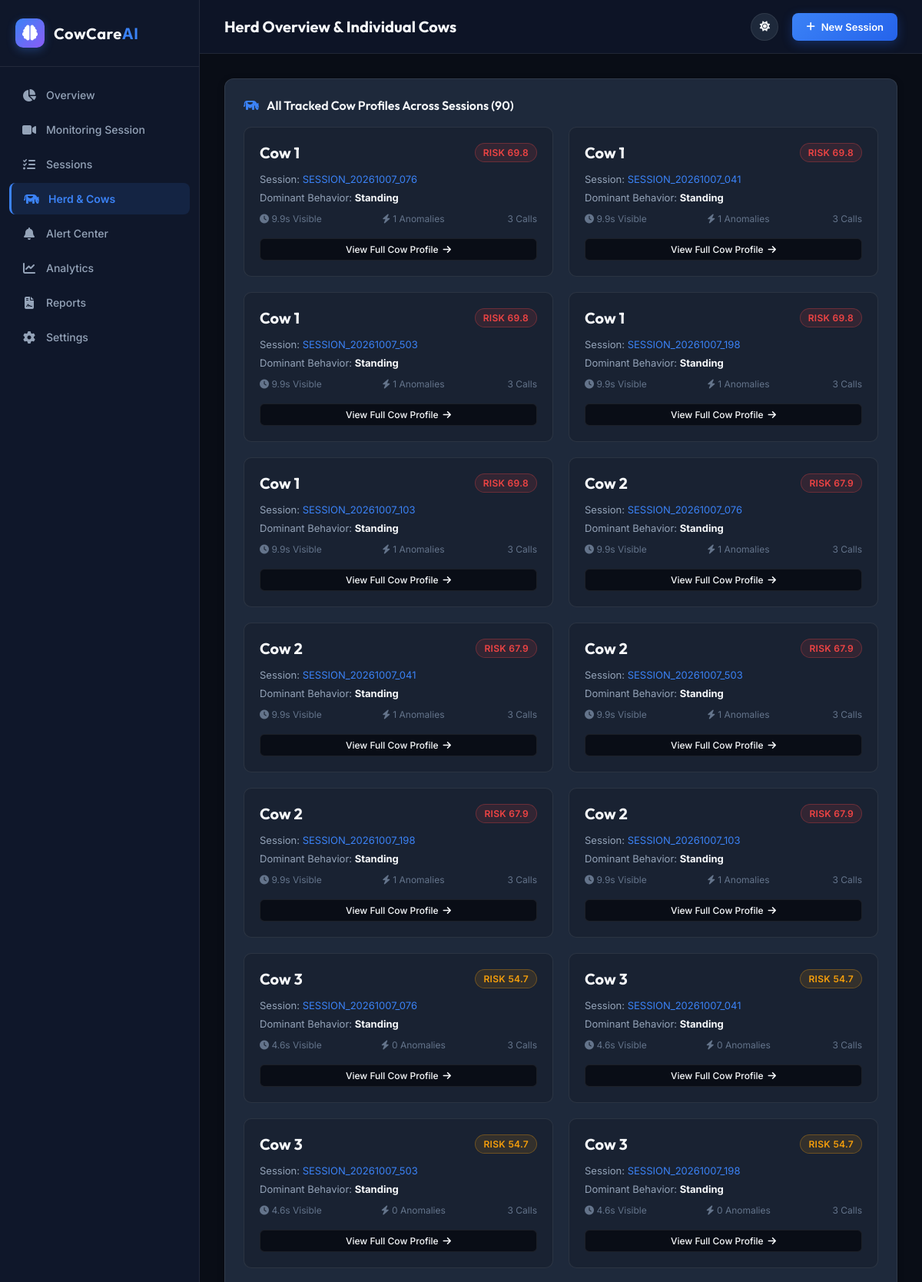
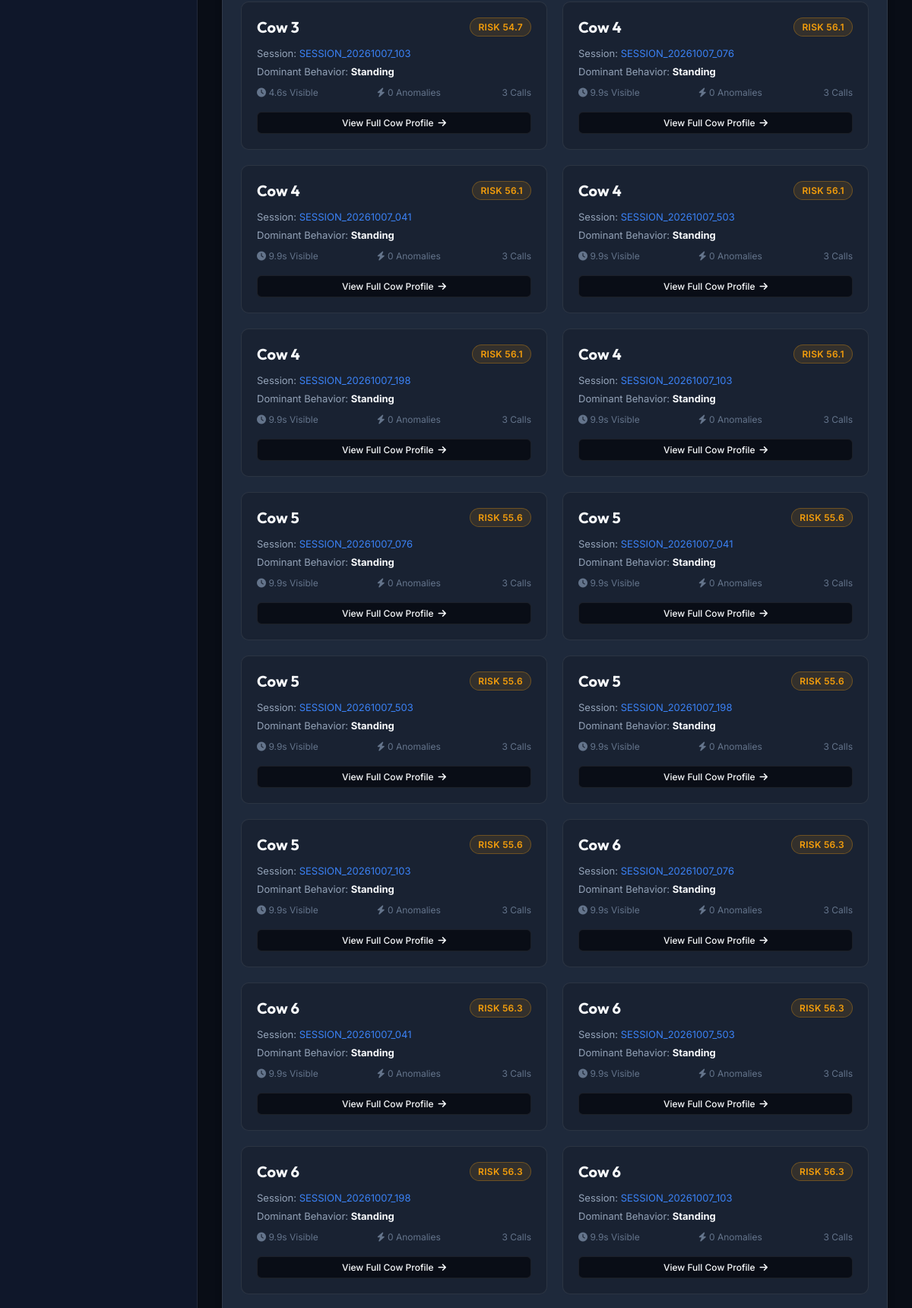
/cows (signed in, upper part), run on the app's committed database (2 pictures, top to bottom).
### tables this page shows
CREATE TABLE cow_profiles (
            id                    INTEGER PRIMARY KEY AUTOINCREMENT,
            prediction_id         INTEGER NOT NULL,
            cow_id                TEXT NOT NULL,
            first_seen            REAL,
            last_seen             REAL,
            visible_duration      REAL,
            dominant_behavior     TEXT,
            standing_pct          REAL DEFAULT 0.0,
            lying_pct             REAL DEFAULT 0.0,
            eating_pct            REAL DEFAULT 0.0,
            drinking_pct          REAL DEFAULT 0.0,
            aggressive_pct        REAL DEFAULT 0.0,
            rumination_pct        REAL DEFAULT 0.0,
            movement_score        REAL DEFAULT 0.0,
            transitions_count     INTEGER DEFAULT 0,
            interaction_count     INTEGER DEFAULT 0,
            anomaly_count         INTEGER DEFAULT 0,
            audio_event_count     INTEGER DEFAULT 0,
            risk_score            REAL DEFAULT 0.0,
            risk_status           TEXT DEFAULT 'NORMAL',
            FOREIGN KEY(prediction_id) REFERENCES predictions(id) ON DELETE CASCADE
        );

CREATE TABLE predictions (
            id              INTEGER PRIMARY KEY AUTOINCREMENT,
            user_id         INTEGER NOT NULL,
            video_input     TEXT,
            left_audio      TEXT,
            right_audio     TEXT,
            video_output    TEXT,
            csv_report      TEXT,
            html_report     TEXT,
            total_cows      INTEGER DEFAULT 0,
            total_alerts    INTEGER DEFAULT 0,
            alert_flag      INTEGER DEFAULT 0,
            status          TEXT DEFAULT 'pending',
            created         TEXT DEFAULT CURRENT_TIMESTAMP,
            finished        TEXT, session_code TEXT, farm_name TEXT DEFAULT 'Main Farm', location TEXT DEFAULT 'Barn A', camera_id TEXT DEFAULT 'Cam 1', duration REAL DEFAULT 0.0, left_duration REAL DEFAULT 0.0, right_duration REAL DEFAULT 0.0, sync_status TEXT DEFAULT 'Synchronized', total_events INTEGER DEFAULT 0, total_anomalies INTEGER DEFAULT 0, overall_risk REAL DEFAULT 0.0,
            FOREIGN KEY(user_id) REFERENCES users(id)
        );

### app.py (the view)
@app.route("/cows")
@login_required
def cows():
    conn = get_db()
    uid = session["user_id"]
    cow_profiles = conn.execute("""
        SELECT cp.*, p.session_code, p.created as session_created, p.farm_name, p.location
        FROM cow_profiles cp
        JOIN predictions p ON cp.prediction_id = p.id
        WHERE p.user_id = ?
        ORDER BY CAST(cp.cow_id AS INT), cp.prediction_id DESC
    """, (uid,)).fetchall()
    conn.close()
    return render_template("herd.html", cow_profiles=cow_profiles)

### app.py (called while the page is built)
def login_required(f):
    @wraps(f)
    def wrapper(*args, **kwargs):
        if "user_id" not in session:
            flash("Please log in first.", "warning")
            return redirect(url_for("login"))
        return f(*args, **kwargs)
    return wrapper

### database.py (called while the page is built)
def get_db():
    conn = sqlite3.connect(DB_PATH, check_same_thread=False)
    conn.row_factory = sqlite3.Row
    return conn

### templates/herd.html (shortened to what this page needs)
{% extends "base.html" %}
{% block page_title %}Herd Overview & Individual Cows{% endblock %}
{% block content %}
<div class="card">
  <div class="card-header">
    <div class="card-title">
      <i class="fas fa-cow" style="color: var(--accent-blue);"></i>
      All Tracked Cow Profiles Across Sessions ({{ cow_profiles | length }})
    </div>
  </div>
  {% if cow_profiles %}
  <div style="display: grid; grid-template-columns: repeat(auto-fit, minmax(280px, 1fr)); gap: 20px;">
    {% for cow in cow_profiles %}
    <div style="background-color: rgba(0,0,0,0.15); border: 1px solid var(--border-color); border-radius: 10px; padding: 20px; display: flex; flex-direction: column; justify-content: space-between;">
      <div>
        <div style="display: flex; align-items: center; justify-content: space-between; margin-bottom: 14px;">
          <div style="font-family: 'Outfit', sans-serif; font-size: 20px; font-weight: 700; color: var(--text-main);">
            Cow {{ cow.cow_id }}
          </div>
          <span class="badge-status {% if cow.risk_score >= 60 %}high{% elif cow.risk_score >= 30 %}attention{% else %}normal{% endif %}">
            Risk {{ cow.risk_score or 0 }}
          </span>
        </div>
        <div style="font-size: 13px; color: var(--text-secondary); margin-bottom: 8px;">
          Session: <code style="color: var(--accent-blue);">{{ cow.session_code }}</code>
        </div>
        <div style="font-size: 13px; color: var(--text-secondary); margin-bottom: 12px;">
          Dominant Behavior: <strong style="color: var(--text-main);">{{ (cow.dominant_behavior or 'Standing') | capitalize }}</strong>
        </div>
        <div style="display: flex; justify-content: space-between; font-size: 12px; color: var(--text-muted);">
          <span><i class="fas fa-clock"></i> {{ cow.visible_duration or 0 }}s Visible</span>
          <span><i class="fas fa-bolt"></i> {{ cow.anomaly_count or 0 }} Anomalies</span>
          <span> {{ cow.audio_event_count or 0 }} Calls</span>
        </div>
      </div>
      <div style="margin-top: 18px;">
        <a href="{{ url_for('cow_detail', pid=cow.prediction_id, cow_id=cow.cow_id) }}" class="btn-action" style="width: 100%; justify-content: center;">
          View Full Cow Profile <i class="fas fa-arrow-right"></i>
        </a>
      </div>
    </div>
    {% endfor %}
  </div>
  {% endif %}
</div>
{% endblock %}

### static/css/style.css (style rules this page uses)
:root, [data-theme="dark"] { --bg-root: #090d16; --bg-sidebar: #0f172a; --bg-topbar: rgba(15, 23, 42, 0.85); --bg-card: #1e293b; --bg-card-hover: #26354a; --bg-input: #0f172a; --border-color: rgba(255, 255, 255, 0.08); --border-focus: #3b82f6; --text-main: #f8fafc; --text-secondary: #94a3b8; --text-muted: #64748b; --accent-green: #10b981; --accent-green-bg: rgba(16, 185, 129, 0.12); --accent-amber: #f59e0b; --accent-amber-bg: rgba(245, 158, 11, 0.12); --accent-red: #ef4444; --accent-red-bg: rgba(239, 68, 68, 0.12); --accent-blue: #3b82f6; --accent-blue-bg: rgba(59, 130, 246, 0.12); --accent-purple: #8b5cf6; --accent-purple-bg: rgba(139, 92, 246, 0.12); --shadow-sm: 0 2px 8px rgba(0, 0, 0, 0.25); --shadow-md: 0 4px 20px rgba(0, 0, 0, 0.35); --shadow-glow-green: 0 0 15px rgba(16, 185, 129, 0.25); --shadow-glow-red: 0 0 15px rgba(239, 68, 68, 0.25); }
* { margin: 0; padding: 0; box-sizing: border-box; font-family: 'Inter', -apple-system, BlinkMacSystemFont, sans-serif; }
body { background-color: var(--bg-root); color: var(--text-main); min-height: 100vh; display: flex; overflow-x: hidden; transition: background-color 0.3s ease, color 0.3s ease; }
.card { background-color: var(--bg-card); border: 1px solid var(--border-color); border-radius: 12px; padding: 24px; box-shadow: var(--shadow-sm); transition: all 0.2s ease; margin-bottom: 24px; }
.card-header { display: flex; align-items: center; justify-content: space-between; margin-bottom: 18px; }
.card-title { font-family: 'Outfit', sans-serif; font-size: 16px; font-weight: 600; color: var(--text-main); display: flex; align-items: center; gap: 10px; }
.badge-status { display: inline-flex; align-items: center; gap: 6px; padding: 4px 10px; border-radius: 20px; font-size: 12px; font-weight: 600; text-transform: uppercase; letter-spacing: 0.3px; }
.badge-status.attention, .badge-status.amber { background-color: var(--accent-amber-bg); color: var(--accent-amber); border: 1px solid rgba(245, 158, 11, 0.3); }
.badge-status.high, .badge-status.red { background-color: var(--accent-red-bg); color: var(--accent-red); border: 1px solid rgba(239, 68, 68, 0.3); }
.btn-action { padding: 6px 12px; border-radius: 6px; font-size: 12px; font-weight: 500; text-decoration: none; display: inline-flex; align-items: center; gap: 6px; border: 1px solid var(--border-color); background-color: var(--bg-root); color: var(--text-main); transition: all 0.2s ease; cursor: pointer; }

### data on the page
cow_profiles: cow_id "1", risk_score "69.8", session_code "SESSION_20261007_076", dominant_behavior "Standing", visible_duration "9.9", anomaly_count "1", audio_event_count "3"
cow_profiles: cow_id "1", risk_score "69.8", session_code "SESSION_20261007_041", dominant_behavior "Standing", visible_duration "9.9", anomaly_count "1", audio_event_count "3"
cow_profiles: cow_id "1", risk_score "69.8", session_code "SESSION_20261007_503", dominant_behavior "Standing", visible_duration "9.9", anomaly_count "1", audio_event_count "3"
cow_profiles: cow_id "1", risk_score "69.8", session_code "SESSION_20261007_198", dominant_behavior "Standing", visible_duration "9.9", anomaly_count "1", audio_event_count "3"
cow_profiles: cow_id "1", risk_score "69.8", session_code "SESSION_20261007_103", dominant_behavior "Standing", visible_duration "9.9", anomaly_count "1", audio_event_count "3"
cow_profiles: cow_id "2", risk_score "67.9", session_code "SESSION_20261007_076", dominant_behavior "Standing", visible_duration "9.9", anomaly_count "1", audio_event_count "3"
cow_profiles: cow_id "2", risk_score "67.9", session_code "SESSION_20261007_041", dominant_behavior "Standing", visible_duration "9.9", anomaly_count "1", audio_event_count "3"
cow_profiles: cow_id "2", risk_score "67.9", session_code "SESSION_20261007_503", dominant_behavior "Standing", visible_duration "9.9", anomaly_count "1", audio_event_count "3"
cow_profiles: cow_id "2", risk_score "67.9", session_code "SESSION_20261007_198", dominant_behavior "Standing", visible_duration "9.9", anomaly_count "1", audio_event_count "3"
cow_profiles: cow_id "2", risk_score "67.9", session_code "SESSION_20261007_103", dominant_behavior "Standing", visible_duration "9.9", anomaly_count "1", audio_event_count "3"
cow_profiles: cow_id "3", risk_score "54.7", session_code "SESSION_20261007_076", dominant_behavior "Standing", visible_duration "4.6", anomaly_count "0", audio_event_count "3"
cow_profiles: cow_id "3", risk_score "54.7", session_code "SESSION_20261007_041", dominant_behavior "Standing", visible_duration "4.6", anomaly_count "0", audio_event_count "3"
cow_profiles: cow_id "3", risk_score "54.7", session_code "SESSION_20261007_503", dominant_behavior "Standing", visible_duration "4.6", anomaly_count "0", audio_event_count "3"
cow_profiles: cow_id "3", risk_score "54.7", session_code "SESSION_20261007_198", dominant_behavior "Standing", visible_duration "4.6", anomaly_count "0", audio_event_count "3"
cow_profiles: cow_id "3", risk_score "54.7", session_code "SESSION_20261007_103", dominant_behavior "Standing", visible_duration "4.6", anomaly_count "0", audio_event_count "3"
cow_profiles: cow_id "4", risk_score "56.1", session_code "SESSION_20261007_076", dominant_behavior "Standing", visible_duration "9.9", anomaly_count "0", audio_event_count "3"
cow_profiles: cow_id "4", risk_score "56.1", session_code "SESSION_20261007_041", dominant_behavior "Standing", visible_duration "9.9", anomaly_count "0", audio_event_count "3"
cow_profiles: cow_id "4", risk_score "56.1", session_code "SESSION_20261007_503", dominant_behavior "Standing", visible_duration "9.9", anomaly_count "0", audio_event_count "3"
cow_profiles: cow_id "4", risk_score "56.1", session_code "SESSION_20261007_198", dominant_behavior "Standing", visible_duration "9.9", anomaly_count "0", audio_event_count "3"
cow_profiles: cow_id "4", risk_score "56.1", session_code "SESSION_20261007_103", dominant_behavior "Standing", visible_duration "9.9", anomaly_count "0", audio_event_count "3"
cow_profiles: cow_id "5", risk_score "55.6", session_code "SESSION_20261007_076", dominant_behavior "Standing", visible_duration "9.9", anomaly_count "0", audio_event_count "3"
cow_profiles: cow_id "5", risk_score "55.6", session_code "SESSION_20261007_041", dominant_behavior "Standing", visible_duration "9.9", anomaly_count "0", audio_event_count "3"
cow_profiles: cow_id "5", risk_score "55.6", session_code "SESSION_20261007_503", dominant_behavior "Standing", visible_duration "9.9", anomaly_count "0", audio_event_count "3"
cow_profiles: cow_id "5", risk_score "55.6", session_code "SESSION_20261007_198", dominant_behavior "Standing", visible_duration "9.9", anomaly_count "0", audio_event_count "3"
cow_profiles: cow_id "5", risk_score "55.6", session_code "SESSION_20261007_103", dominant_behavior "Standing", visible_duration "9.9", anomaly_count "0", audio_event_count "3"
cow_profiles: cow_id "6", risk_score "56.3", session_code "SESSION_20261007_076", dominant_behavior "Standing", visible_duration "9.9", anomaly_count "0", audio_event_count "3"
cow_profiles: cow_id "6", risk_score "56.3", session_code "SESSION_20261007_041", dominant_behavior "Standing", visible_duration "9.9", anomaly_count "0", audio_event_count "3"
cow_profiles: cow_id "6", risk_score "56.3", session_code "SESSION_20261007_503", dominant_behavior "Standing", visible_duration "9.9", anomaly_count "0", audio_event_count "3"
cow_profiles: cow_id "6", risk_score "56.3", session_code "SESSION_20261007_198", dominant_behavior "Standing", visible_duration "9.9", anomaly_count "0", audio_event_count "3"
cow_profiles: cow_id "6", risk_score "56.3", session_code "SESSION_20261007_103", dominant_behavior "Standing", visible_duration "9.9", anomaly_count "0", audio_event_count "3"

### other printed values
{{ cow_profiles | length }} "90"
